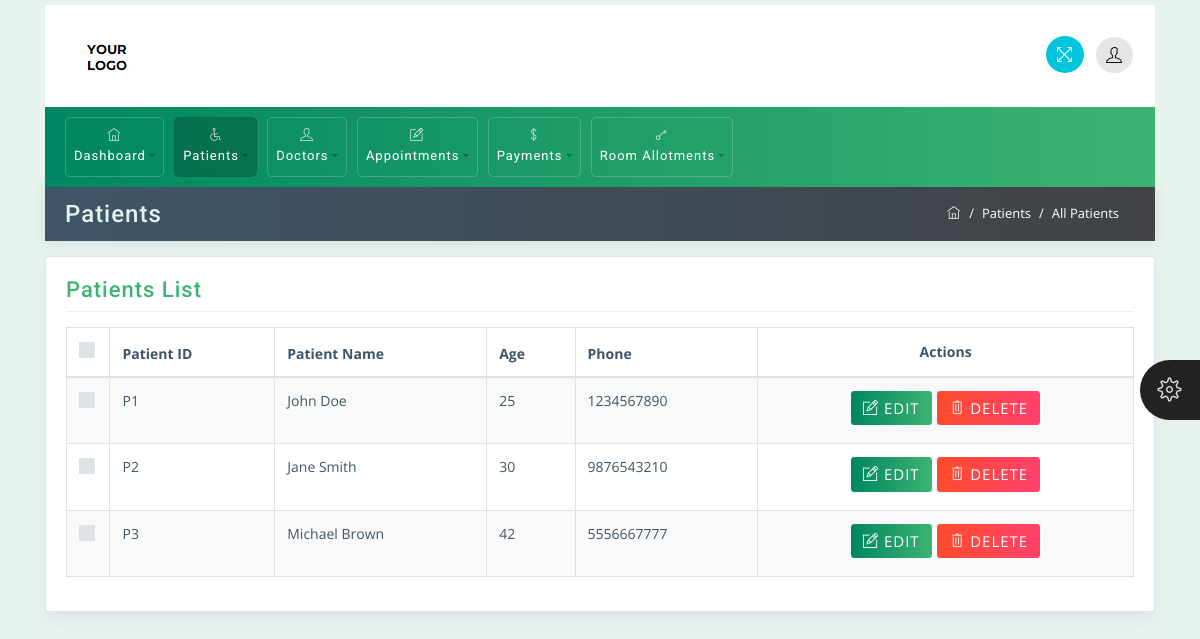
/all-patients/ (signed in), run on the app's committed database.
### app/models.py (models this page shows, shortened)
class Patient(models.Model):
    name = models.CharField(max_length=100)
    date_of_birth = models.DateField()
    age = models.PositiveIntegerField()
    phone = models.CharField(max_length=15)
    email = models.EmailField()
    gender = models.CharField(max_length=10, choices=[('Male', 'Male'), ('Female', 'Female')])
    address = models.TextField()
    file = models.FileField(upload_to='patients/')

### app/views.py (the view)
# urls.py: path('all-patients/',views.all_patients,name='all-patients'),
@login_required
def all_patients(request):
    patients = Patient.objects.all()
    return render(request, 'patients.html', {'patients': patients,'active_page': 'patients'})

### app/templates/patients.html (shortened to what this page needs)
<!DOCTYPE html>
<html>
{% load static %}
<head>
    <link rel="stylesheet" href="{% static 'css/bootstrap.min.css' %}">
    <link rel="stylesheet" href="{% static 'css/themify-icons.css' %}">
    <link rel="stylesheet" href="{% static 'css/animate.css' %}">
    <link rel="stylesheet" href="{% static 'css/styles.css' %}">
    <link rel="stylesheet" href="{% static 'css/green.css' %}" id="style_theme">
    <link rel="stylesheet" href="{% static 'css/responsive.css' %}">
    <link rel="stylesheet" href="{% static 'charts/css/morris.css' %}">
    <link rel="stylesheet" href="{% static 'css/jquery-jvectormap.css' %}">
    <link rel="stylesheet" href="{% static 'datatable/dataTables.bootstrap4.min.css' %}">
</head>
<body>
    <div class="theme-settings" id="switcher">
        <span class="theme-click">
            <span class="ti-settings"></span>
        </span>
    </div>
    <div class="wrapper">
        <div id="content">
            <div class="container top-brand">
                <nav class="navbar navbar-default">
                    <div class="navbar-header">
                        <div class="sidebar-header"> <a href="{% url 'index' %}"><img src="{% static 'images/logo-dark.png' %}" class="logo" alt="logo"></a></div>
                    </div>
                    <ul class="nav justify-content-end">
                        <li class="nav-item">
                            <a class="nav-link">
                                <span title="Fullscreen" class="ti-fullscreen fullscreen"></span>
                            </a>
                        </li>
                        <li class="nav-item">
                            <a class="nav-link dropdown-toggle" data-toggle="dropdown" href="#" role="button" aria-haspopup="true" aria-expanded="false">
                                <span class="ti-user"></span>
                            </a>
                        </li>
                    </ul>
                </nav>
            </div>
            <div class="container menu-nav">
                {% include 'nav.html' %}
            </div>
            <div class="container mt-0">
                <div class="row breadcrumb-bar">
                    <div class="col-md-6">
                        <h3 class="block-title">Patients</h3>
                    </div>
                    <div class="col-md-6">
                        <ol class="breadcrumb">
                            <li class="breadcrumb-item">
                                <a href="{%url 'index'%}">
                                    <span class="ti-home"></span>
                                </a>
                            </li>
                            <li class="breadcrumb-item">Patients</li>
                            <li class="breadcrumb-item active">All Patients</li>
                        </ol>
                    </div>
                </div>
            </div>
            <div class="container">
                <div class="row">
                    <div class="col-md-12">
                        <div class="widget-area-2 proclinic-box-shadow">
                            <h3 class="widget-title">Patients List</h3>
                            <div class="table-responsive mb-3">
                                <table id="tableId" class="table table-bordered table-striped">
                                    <thead>
                                        <tr>
                                            <th class="no-sort">
                                                <div class="custom-control custom-checkbox">
                                                </div>
                                            </th>
                                            <th>Patient ID</th>
                                            <th>Patient Name</th>
                                            <th>Age</th>
                                            <th>Phone</th>
											<th  class="text-center align-middle">Actions</th>
                                        </tr>
                                    </thead>
									<tbody>
										{% for patient in patients %}
										<tr data-patient-id="{{ patient.id }}">
											<td>
												<div class="custom-control custom-checkbox">
												</div>
											</td>
											<td>P{{ patient.id }}</td>
											<td>{{ patient.name }}</td>
											<td>{{ patient.age }}</td>
											<td>{{ patient.phone }}</td>
											<td  class="text-center align-middle">
												<button type="button" class="btn btn-primary edit-btn" data-id="{{ patient.id }}">
													<span class="ti-pencil-alt"></span> EDIT
												</button>
												<button type="button" class="btn btn-danger delete-btn" data-id="{{ patient.id }}">
													<span class="ti-trash"></span> DELETE
												</button>
											</td>
										</tr>
										{% endfor %}
									</tbody>
                                </table>
							</div>
                        </div>
                    </div>
                </div>
            </div>
        </div>
    </div>
</body>
</html>

### app/static/app/css/styles.css (style rules this page uses)
body { font-family: 'Open Sans', sans-serif; background-color: #E7F3ED; color: #3e5569; }
h1, h2, h3, h4, h5, h6, span, .menu-nav { font-family: 'Roboto', sans-serif; letter-spacing: 1px; }
a, a:hover, a:focus { color: inherit; text-decoration: none; transition: all 0.3s; }
.navbar { padding: 10px 15px; background: #fff; border: none; border-radius: 0; }
.breadcrumb { border-radius: 0; margin-bottom: 0; float: right; border-radius: 20px; background-color: transparent; }
.breadcrumb-bar { background: #3e5569; background: -webkit-linear-gradient(to left, #414345, #3e5569); background: linear-gradient(to left, #414345, #3e5569); margin-left: 0px !important; margin-right: 0px !important; padding: 5px 20px; -webkit-box-shadow: 0px 1px 15px 1px rgba(69,65,78,0.1); box-shadow: 0px 1px 15px 1px rgba(69,65,78,0.1); color: #fff; border: 0px solid; }
.breadcrumb-item { color: #ffffff; font-size: 13px; }
.breadcrumb-item.active { color: #ffffff; font-size: 13px; }
.breadcrumb-item+.breadcrumb-item::before { color: #ffffff; }
.breadcrumb-bar div[class*="col-"] { padding-right: 0px; padding-left: 0px; }
.table td, .table th { padding: .75rem; }
#content { padding-top: 5px; padding-bottom: 15px; transition: all 0.3s; width: 100%; }
.proclinic-box-shadow { border-radius: 0; border: 0; -webkit-box-shadow: 0 0 0 1px #dce3ec, 0 8px 16px 0 #dce3ec; box-shadow: 0 0 0 1px #dce3ec, 0 8px 16px 0 #dce3ec; background: #fff; margin-top: 20px; }
div[class*="col-"] { padding-right: 6px; padding-left: 6px; }
.table-striped tbody tr:nth-of-type(odd) { background-color: rgba(61,79,90,.03); }
.table .custom-control.custom-checkbox { padding-left: 0; }
table.table tbody td, table.table thead th { font-size: 14px; }
#switcher { position: fixed; bottom: 45%; right: -130px; width: 130px; background-color: #404040; color: #ffffff; z-index: 9999; font-size: 15px; padding-bottom: 20px; -webkit-transition: all 0.6s ease; transition: all 0.6s ease; height: 80px; }
#switcher .theme-click { display: block; position: absolute; padding: 8px; width: 60px; height: 60px; line-height: 48px; color: #ffffff; font-size: 24px; background-color: #222; text-align: center; left: -60px; top: 0; cursor: pointer; z-index: 2; border-radius: 30px 0 0 30px; }
#switcher .theme-click .ti-settings { color: #ddd; }
.navbar-default .dropdown-toggle::after { display: none; }
.navbar-default .ti-announcement, .navbar-default .ti-user, .navbar-default .ti-search { padding: 10px; border-radius: 50%; color: #000; }
.navbar-default .ti-user, .navbar-default .ti-announcement, .navbar-default .ti-search { background: rgba(0,0,0,.1); }
.top-brand .nav-link { padding: 6px; cursor: pointer; }
.navbar .nav .nav-item:last-child .nav-link { padding-right: 7px; }
.fullscreen { padding: 10px; font-size: 17px; cursor: pointer; background: #00c5dc; color: #fff; border-radius: 50%; margin-left: 10px; }
h3.block-title { background: transparent; margin: 4px auto; color: #E7F3ED; }
.widget-area-2 { background: #fff; margin-top: 1rem; padding: 20px; padding-bottom: 2px; border-radius: 2px; }
.widget-title { font-size: 22px; padding-bottom: .5rem; margin-bottom: 15px; border-bottom: 1px solid #eeeeee; }
.btn { margin-bottom: 5px; font-size: 15px; letter-spacing: 1px; }
.btn-danger { background: #FF416C; background: -webkit-linear-gradient(to right, #FF4B2B, #FF416C); background: linear-gradient(to right, #FF4B2B, #FF416C); border-color: #fff; }
.block-title { -ms-flex: 1 1 auto; flex: 1 1 auto; min-height: 1.75rem; font-size: 1.5rem; line-height: 1.5; }

### app/static/app/css/green.css (style rules this page uses)
.btn-primary { background: #3CB371; background: -webkit-linear-gradient(to right, #008761, #3CB371); background: linear-gradient(to right, #008761, #3CB371); border-color: #ffffff; }
.widget-title { color: #3CB371; }

### app/static/app/css/responsive.css (style rules this page uses)
@media (min-width: 992px) { .row { margin-right: -5px; margin-left: -5px; } }

### data on the page
Patient: id "1", name "John Doe", age "25", phone "1234567890"
Patient: id "2", name "Jane Smith", age "30", phone "9876543210"
Patient: id "3", name "Michael Brown", age "42", phone "5556667777"
